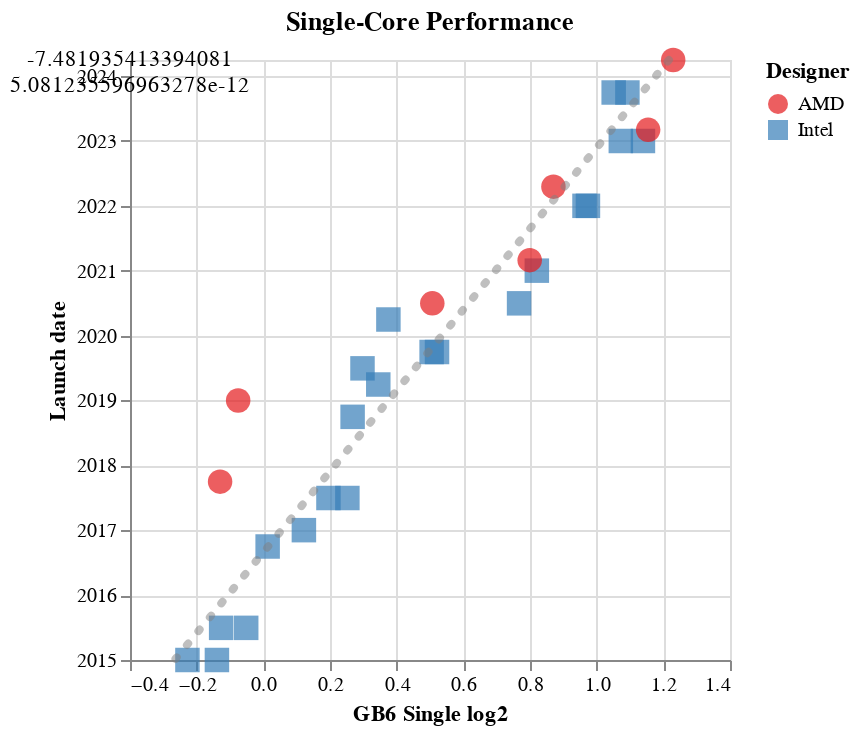

Notebook source saved alongside this figure:
### Markdown cell above
Attempt to retrieve regression parameters (coefficient for Moores law): *hard to do* and not available from Python → easier to do the regression in Python separately (as done above)

### Code cell
params_dsingle_logreg = chart_regline.transform_regression('Launch date', 'GB6 Single log2', params=True).mark_text().encode(
    x=alt.value(0.0),
    y=alt.value(0),
    text='coef:N'
)

chart_dsingle_log+chart_dsingle_logreg + params_dsingle_logreg

### Figure 1 — Vega-Lite specification as saved in the notebook (floating-point values rounded to 4 significant figures)
{"config": {"view": {"continuousWidth": 300, "continuousHeight": 300}}, "layer": [{"mark": {"type": "point", "filled": true, "size": 150, "strokeWidth": 5}, "encoding": {"color": {"condition": {"param": "highlight", "empty": true, "field": "Designer", "scale": {"scheme": "set1"}, "type": "nominal"}, "value": "lightgray"}, "order": {"value": 0, "condition": [{"param": "highlight", "value": 1, "empty": false}]}, "shape": {"field": "Designer", "type": "nominal"}, "tooltip": [{"field": "Name", "type": "nominal"}, {"field": "Architecture", "type": "nominal"}, {"field": "Cores", "type": "quantitative"}, {"field": "Launch date", "type": "temporal"}, {"field": "Win11", "type": "nominal"}, {"field": "GB6 Single", "type": "quantitative"}, {"field": "GB6 Multi", "type": "quantitative"}], "x": {"field": "GB6 Single log2", "type": "quantitative"}, "y": {"field": "Launch date", "type": "temporal"}}, "name": "view_10", "title": "Single-Core Performance"}, {"mark": {"type": "line", "color": "gray", "opacity": 0.5, "strokeCap": "round", "strokeDash": [1, 8], "strokeWidth": 4}, "encoding": {"tooltip": {"value": "+12%/y (doubling every 6.2y)"}, "x": {"field": "GB6 Single log2", "type": "quantitative"}, "y": {"field": "Launch date", "type": "temporal"}}, "transform": [{"on": "Launch date", "regression": "GB6 Single log2"}]}, {"mark": {"type": "text"}, "encoding": {"text": {"field": "coef", "type": "nominal"}, "x": {"value": 0.0}, "y": {"value": 0}}, "transform": [{"on": "Launch date", "regression": "GB6 Single log2", "params": true}]}], "data": {"name": "data-6522b5600cd5109ace11baad65474461"}, "params": [{"name": "highlight", "select": {"type": "point", "on": "pointerover"}, "views": ["view_10"]}], "$schema": "https://vega.github.io/schema/vega-lite/v5.20.1.json", "datasets": {"data-6522b5600cd5109ace11baad65474461": [{"Name": "Intel Core i5-5200U", "Designer": "Intel", "Launch date": "2015-01-01T00:00:00", "Cores": 2, "Age": 10.3, "Architecture": "Broadwell", "GB6 Single": 854.0, "GB6 Multi": 1611.0, "Win11": "No", "Product URL": "https://www.intel.com/content/www/us/en/products/sku/85212/intel-core-i55200u-processor-3m-cache-up-to-2-70-ghz/specifications.html", "GB6 Single log2": -0.2277, "GB6 Multi log2": 0.688}, {"Name": "Intel Core i5-5300U", "Designer": "Intel", "Launch date": "2015-01-01T00:00:00", "Cores": 2, "Age": 10.3, "Architecture": "Broadwell", "GB6 Single": 908.0, "GB6 Multi": 1692.0, "Win11": "No", "Product URL": "https://www.intel.com/content/www/us/en/products/sku/85213/intel-core-i55300u-processor-3m-cache-up-to-2-90-ghz/specifications.html", "GB6 Single log2": -0.1392, "GB6 Multi log2": 0.7587}, {"Name": "Intel Core i5-6200U", "Designer": "Intel", "Launch date": "2015-07-01T00:00:00", "Cores": 2, "Age": 9.8, "Architecture": "Skylake", "GB6 Single": 916.0, "GB6 Multi": 1832.0, "Win11": "No", "Product URL": "https://www.intel.com/content/www/us/en/products/sku/88193/intel-core-i56200u-processor-3m-cache-up-to-2-80-ghz/specifications.html", "GB6 Single log2": -0.1266, "GB6 Multi log2": 0.8734}, {"Name": "Intel Core i5-6300U", "Designer": "Intel", "Launch date": "2015-07-01T00:00:00", "Cores": 2, "Age": 9.8, "Architecture": "Skylake", "GB6 Single": 965.0, "GB6 Multi": 1910.0, "Win11": "No", "Product URL": "https://www.intel.com/content/www/us/en/products/sku/88190/intel-core-i56300u-processor-3m-cache-up-to-3-00-ghz/specifications.html", "GB6 Single log2": -0.0514, "GB6 Multi log2": 0.9336}, {"Name": "Intel Core i5-7200U", "Designer": "Intel", "Launch date": "2016-10-01T00:00:00", "Cores": 2, "Age": 8.6, "Architecture": "Kaby Lake", "GB6 Single": 1009.0, "GB6 Multi": 1987.0, "Win11": "No", "Product URL": "https://www.intel.com/content/www/us/en/products/sku/95443/intel-core-i57200u-processor-3m-cache-up-to-3-10-ghz/specifications.html", "GB6 Single log2": 0.01293, "GB6 Multi log2": 0.9906}, {"Name": "Intel Core i5-7300U", "Designer": "Intel", "Launch date": "2017-01-01T00:00:00", "Cores": 2, "Age": 8.3, "Architecture": "Kaby Lake", "GB6 Single": 1088.0, "GB6 Multi": 2030.0, "Win11": "No", "Product URL": "https://www.intel.com/content/www/us/en/products/sku/97472/intel-core-i57300u-processor-3m-cache-up-to-3-50-ghz/specifications.html", "GB6 Single log2": 0.1217, "GB6 Multi log2": 1.021}, {"Name": "Intel Core i5-8250U", "Designer": "Intel", "Launch date": "2017-07-01T00:00:00", "Cores": 4, "Age": 7.8, "Architecture": "Kaby Lake R", "GB6 Single": 1145.0, "GB6 Multi": 3126.0, "Win11": "Yes", "Product URL": "https://www.intel.com/content/www/us/en/products/sku/124967/intel-core-i58250u-processor-6m-cache-up-to-3-40-ghz/specifications.html", "GB6 Single log2": 0.1953, "GB6 Multi log2": 1.644}, {"Name": "Intel Core i5-8350U", "Designer": "Intel", "Launch date": "2017-07-01T00:00:00", "Cores": 4, "Age": 7.8, "Architecture": "Kaby Lake R", "GB6 Single": 1191.0, "GB6 Multi": 3237.0, "Win11": "Yes", "Product URL": "https://www.intel.com/content/www/us/en/products/sku/124969/intel-core-i58350u-processor-6m-cache-up-to-3-60-ghz/specifications.html", "GB6 Single log2": 0.2522, "GB6 Multi log2": 1.695}, {"Name": "Intel Core i5-8265U", "Designer": "Intel", "Launch date": "2018-10-01T00:00:00", "Cores": 4, "Age": 6.6, "Architecture": "Whiskey Lake", "GB6 Single": 1204.0, "GB6 Multi": 2926.0, "Win11": "Yes", "Product URL": "https://www.intel.com/content/www/us/en/products/sku/149088/intel-core-i58265u-processor-6m-cache-up-to-3-90-ghz/specifications.html", "GB6 Single log2": 0.2678, "GB6 Multi log2": 1.549}, {"Name": "Intel Core i5-8365U", "Designer": "Intel", "Launch date": "2019-04-01T00:00:00", "Cores": 4, "Age": 6.1, "Architecture": "Whiskey Lake", "GB6 Single": 1270.0, "GB6 Multi": 3167.0, "Win11": "Yes", "Product URL": "https://www.intel.com/content/www/us/en/products/sku/193555/intel-core-i58365u-processor-6m-cache-up-to-4-10-ghz/specifications.html", "GB6 Single log2": 0.3448, "GB6 Multi log2": 1.663}, {"Name": "Intel Core i5-10210U", "Designer": "Intel", "Launch date": "2019-07-01T00:00:00", "Cores": 4, "Age": 5.8, "Architecture": "Comet Lake", "GB6 Single": 1229.0, "GB6 Multi": 3088.0, "Win11": "Yes", "Product URL": "https://www.intel.com/content/www/us/en/products/sku/195436/intel-core-i510210u-processor-6m-cache-up-to-4-20-ghz/specifications.html", "GB6 Single log2": 0.2975, "GB6 Multi log2": 1.627}, {"Name": "Intel Core i5-10310U", "Designer": "Intel", "Launch date": "2020-04-01T00:00:00", "Cores": 4, "Age": 5.1, "Architecture": "Comet Lake", "GB6 Single": 1297.0, "GB6 Multi": 3450.0, "Win11": "Yes", "Product URL": "https://www.intel.com/content/www/us/en/products/sku/201892/intel-core-i510310u-processor-6m-cache-up-to-4-40-ghz/specifications.html", "GB6 Single log2": 0.3752, "GB6 Multi log2": 1.787}, {"Name": "Intel Core i5-1035G4", "Designer": "Intel", "Launch date": "2019-10-01T00:00:00", "Cores": 4, "Age": 5.6, "Architecture": "Ice Lake", "GB6 Single": 1435.0, "GB6 Multi": 3742.0, "Win11": "Yes", "Product URL": "https://www.intel.com/content/www/us/en/products/sku/196591/intel-core-i51035g4-processor-6m-cache-up-to-3-70-ghz/specifications.html", "GB6 Single log2": 0.5211, "GB6 Multi log2": 1.904}, {"Name": "Intel Core i5-1035G7", "Designer": "Intel", "Launch date": "2019-10-01T00:00:00", "Cores": 4, "Age": 5.6, "Architecture": "Ice Lake", "GB6 Single": 1419.0, "GB6 Multi": 3791.0, "Win11": "Yes", "Product URL": "https://www.intel.com/content/www/us/en/products/sku/196592/intel-core-i51035g7-processor-6m-cache-up-to-3-70-ghz/specifications.html", "GB6 Single log2": 0.5049, "GB6 Multi log2": 1.923}, {"Name": "Intel Core i5-1135G7", "Designer": "Intel", "Launch date": "2020-07-01T00:00:00", "Cores": 4, "Age": 4.8, "Architecture": "Tiger Lake", "GB6 Single": 1702.0, "GB6 Multi": 4694.0, "Win11": "Yes", "Product URL": "https://www.intel.com/content/www/us/en/products/sku/208922/intel-core-i51135g7-processor-8m-cache-up-to-4-20-ghz-with-ipu/specifications.html", "GB6 Single log2": 0.7672, "GB6 Multi log2": 2.231}, {"Name": "Intel Core i5-1145G7", "Designer": "Intel", "Launch date": "2021-01-01T00:00:00", "Cores": 4, "Age": 4.3, "Architecture": "Tiger Lake", "GB6 Single": 1766.0, "GB6 Multi": 4873.0, "Win11": "Yes", "Product URL": "https://www.intel.com/content/www/us/en/products/sku/208660/intel-core-i51145g7-processor-8m-cache-up-to-4-40-ghz-with-ipu/specifications.html", "GB6 Single log2": 0.8205, "GB6 Multi log2": 2.285}, {"Name": "Intel Core i5-1235U", "Designer": "Intel", "Launch date": "2022-01-01T00:00:00", "Cores": 10, "Age": 3.3, "Architecture": "Alder Lake", "GB6 Single": 1950.0, "GB6 Multi": 5846.0, "Win11": "Yes", "Product URL": "https://www.intel.com/content/www/us/en/products/sku/226261/intel-core-i51235u-processor-12m-cache-up-to-4-40-ghz/specifications.html?wapkw=intel%20core%20i5-1235u", "GB6 Single log2": 0.9635, "GB6 Multi log2": 2.547}, {"Name": "Intel Core i5-1245U", "Designer": "Intel", "Launch date": "2022-01-01T00:00:00", "Cores": 10, "Age": 3.3, "Architecture": "Alder Lake", "GB6 Single": 1964.0, "GB6 Multi": 6269.0, "Win11": "Yes", "Product URL": "https://www.intel.com/content/www/us/en/products/sku/226260/intel-core-i51245u-processor-12m-cache-up-to-4-40-ghz/specifications.html", "GB6 Single log2": 0.9738, "GB6 Multi log2": 2.648}, {"Name": "Intel Core i5-1335U", "Designer": "Intel", "Launch date": "2023-01-01T00:00:00", "Cores": 10, "Age": 2.3, "Architecture": "Raptor Lake", "GB6 Single": 2103.0, "GB6 Multi": 6786.0, "Win11": "Yes", "Product URL": "https://www.intel.com/content/www/us/en/products/sku/232153/intel-core-i51335u-processor-12m-cache-up-to-4-60-ghz/specifications.html", "GB6 Single log2": 1.072, "GB6 Multi log2": 2.763}, {"Name": "Intel Core i5-1345U", "Designer": "Intel", "Launch date": "2023-01-01T00:00:00", "Cores": 10, "Age": 2.3, "Architecture": "Raptor Lake", "GB6 Single": 2202.0, "GB6 Multi": 6967.0, "Win11": "Yes", "Product URL": "https://www.intel.com/content/www/us/en/products/sku/232127/intel-core-i51345u-processor-12m-cache-up-to-4-70-ghz/specifications.html?wapkw=i5-1345U", "GB6 Single log2": 1.139, "GB6 Multi log2": 2.801}, {"Name": "Intel Core Ultra 5 125U", "Designer": "Intel", "Launch date": "2023-10-01T00:00:00", "Cores": 12, "Age": 1.6, "Architecture": "Metor Lake", "GB6 Single": 2072.0, "GB6 Multi": 8107.0, "Win11": "Yes", "Product URL": "https://www.intel.com/content/www/us/en/products/sku/237330/intel-core-ultra-5-processor-125u-12m-cache-up-to-4-30-ghz/specifications.html?wapkw=Intel%20Core%20Ultra%205%20125U", "GB6 Single log2": 1.051, "GB6 Multi log2": 3.019}, {"Name": "Intel Core Ultra 5 135U", "Designer": "Intel", "Launch date": "2023-10-01T00:00:00", "Cores": 12, "Age": 1.6, "Architecture": "Metor Lake", "GB6 Single": 2132.0, "GB6 Multi": 8667.0, "Win11": "Yes", "Product URL": "https://www.intel.com/content/www/us/en/products/sku/237328/intel-core-ultra-5-processor-135u-12m-cache-up-to-4-40-ghz/specifications.html?wapkw=Intel%20Core%20Ultra%205%20135U", "GB6 Single log2": 1.092, "GB6 Multi log2": 3.116}, {"Name": "AMD Ryzen 7 PRO 2700U", "Designer": "AMD", "Launch date": "2017-10-01T00:00:00", "Cores": 4, "Age": 7.6, "Architecture": "Raven Ridge", "GB6 Single": 914.0, "GB6 Multi": 2545.0, "Win11": "Yes", "Product URL": "https://www.amd.com/en/support/downloads/drivers.html/processors/ryzen/ryzen-2000-series/amd-ryzen-7-2700u.html", "GB6 Single log2": -0.1297, "GB6 Multi log2": 1.348}, {"Name": "AMD Ryzen 5 PRO 3500U", "Designer": "AMD", "Launch date": "2019-01-01T00:00:00", "Cores": 4, "Age": 6.3, "Architecture": "Picasso", "GB6 Single": 949.0, "GB6 Multi": 2620.0, "Win11": "Yes", "Product URL": "https://www.amd.com/en/support/downloads/drivers.html/processors/ryzen/ryzen-3000-series/amd-ryzen-5-3500u.html", "GB6 Single log2": -0.07552, "GB6 Multi log2": 1.39}, {"Name": "AMD Ryzen 5 PRO 4650U", "Designer": "AMD", "Launch date": "2020-07-01T00:00:00", "Cores": 6, "Age": 4.8, "Architecture": "Renoir", "GB6 Single": 1421.0, "GB6 Multi": 4590.0, "Win11": "Yes", "Product URL": "https://www.amd.com/en/support/downloads/drivers.html/processors/ryzen-pro/ryzen-pro-4000-series/amd-ryzen-5-pro-4650u.html", "GB6 Single log2": 0.5069, "GB6 Multi log2": 2.198}, {"Name": "AMD Ryzen 5 PRO 5650U", "Designer": "AMD", "Launch date": "2021-03-01T00:00:00", "Cores": 6, "Age": 4.2, "Architecture": "Cezanne", "GB6 Single": 1740.0, "GB6 Multi": 5479.0, "Win11": "Yes", "Product URL": "https://www.amd.com/en/support/downloads/drivers.html/processors/ryzen-pro/ryzen-pro-5000-series/amd-ryzen-5-pro-5650u.html", "GB6 Single log2": 0.7991, "GB6 Multi log2": 2.454}, {"Name": "AMD Ryzen 5 PRO 6650U", "Designer": "AMD", "Launch date": "2022-04-19T00:00:00", "Cores": 6, "Age": 3.0, "Architecture": "Rembrandt", "GB6 Single": 1828.0, "GB6 Multi": 6717.0, "Win11": "Yes", "Product URL": "https://www.amd.com/en/support/downloads/drivers.html/processors/ryzen-pro/ryzen-pro-6000-series/amd-ryzen-5-pro-6650u.html", "GB6 Single log2": 0.8703, "GB6 Multi log2": 2.748}, {"Name": "AMD Ryzen 5 PRO 7540U", "Designer": "AMD", "Launch date": "2023-03-05T00:00:00", "Cores": 6, "Age": 2.1, "Architecture": "Phoenix", "GB6 Single": 2226.0, "GB6 Multi": 8076.0, "Win11": "Yes", "Product URL": "https://www.amd.com/en/products/processors/laptop/ryzen/7000-series/amd-ryzen-5-7540u.html", "GB6 Single log2": 1.154, "GB6 Multi log2": 3.014}, {"Name": "AMD Ryzen 5 PRO 8540U", "Designer": "AMD", "Launch date": "2024-04-01T00:00:00", "Cores": 6, "Age": 1.1, "Architecture": "Hawk Point", "GB6 Single": 2345.0, "GB6 Multi": 8081.0, "Win11": "Yes", "Product URL": "https://www.amd.com/en/products/processors/laptop/ryzen-pro/8000-series/amd-ryzen-5-pro-8540u.html", "GB6 Single log2": 1.23, "GB6 Multi log2": 3.015}]}}
